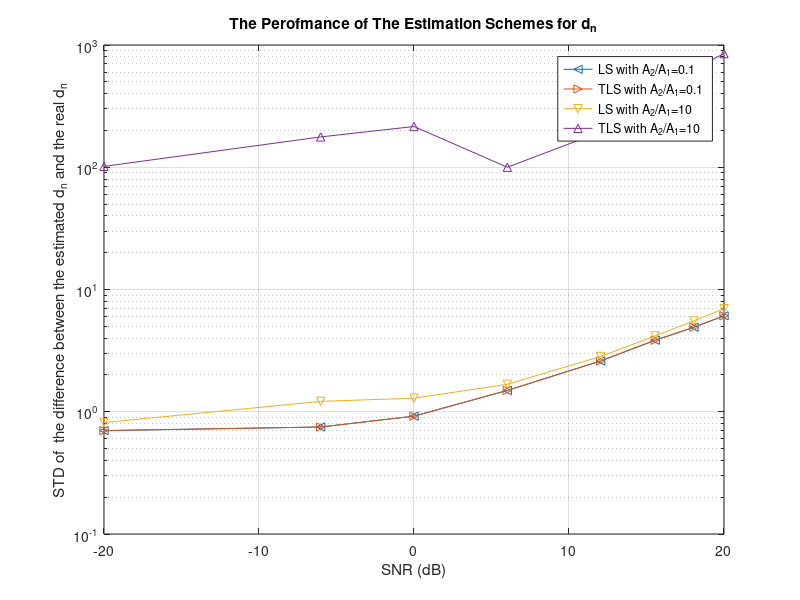
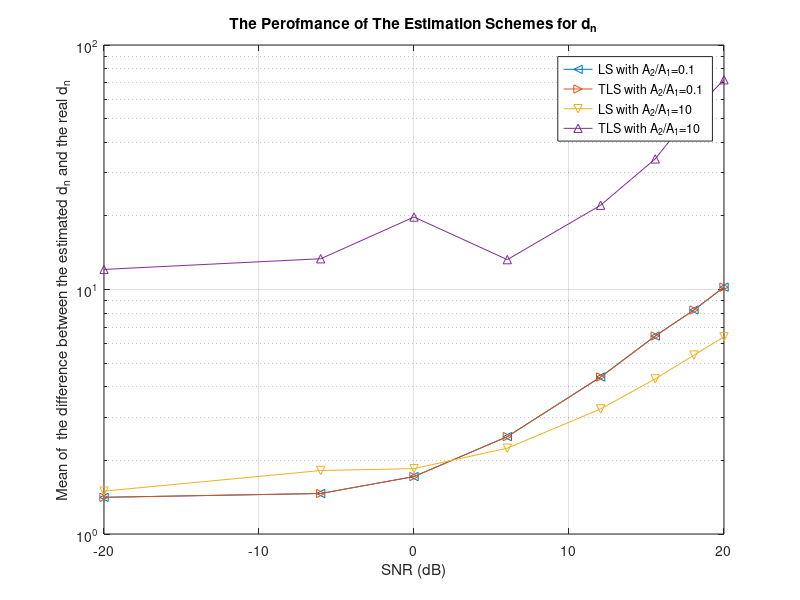
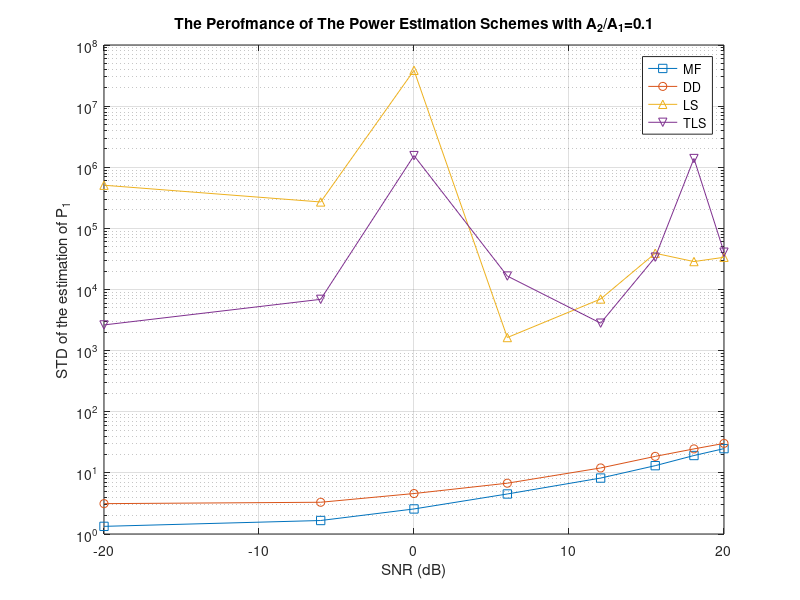
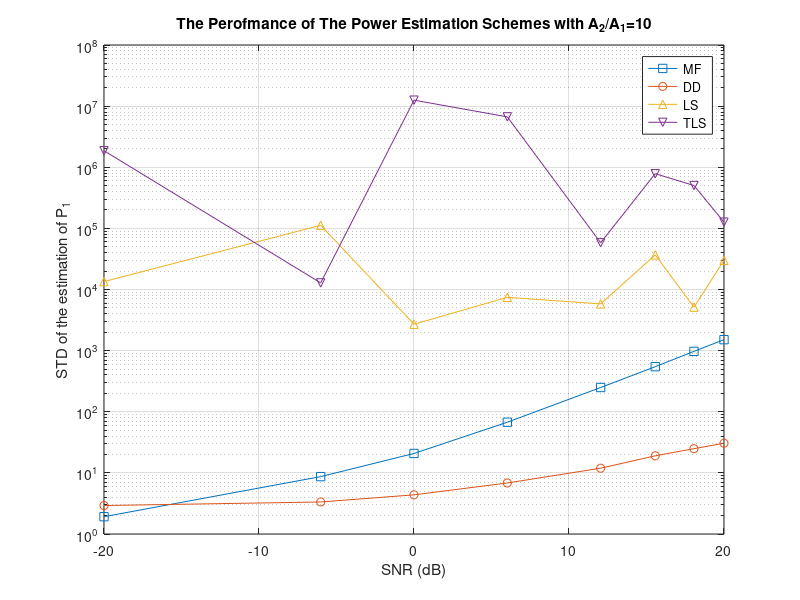

The MATLAB source for these figures, in order:
%-------------------------------------------------------------------
%   
%   One-Shot Blind Decorrelating Detectors for Synchronous CDMA
%
%-------------------------------------------------------------------
%   BDD40.m
%
%   Updated on 05/14/2003 
%       ---- Add the d estimation, power estimation, BER and NFR 
%
%-------------------------------------------------------------------

clear all;
close all;
K = 2;
M=3;

L = 8;

s1 = [+1; -1; +1; -1; +1; -1; +1; -1];
s1 = s1/norm(s1);
s2 = [+1; +1; +1; -1; +1; -1; +1; -1];
s2 = s2/norm(s2);

S = [s1 s2];
Rs=S'*S
Rs_=inv(S'*S);

w_DD  = (Rs_(1,:)*S')';
w_MF  = s1;

%SNR = 2;
SNR = [0.1; 0.5; 1; 2; 4; 6; 8; 10];

% A21 = [0.2; 0.4; 0.6; 0.8; 1; 1.5; 2; 2.5; 3; 3.5; 4];
A21 = [0.1; 1; 10];

P = eye(L)-s1*s1';

TotalTrails = 1000;

for n = 1:length(A21)
    for m = 1:length(SNR)
    
        BER_LS(m,n) = 0;
        BER_TLS(m,n) = 0;
        BER_DD(m,n) = 0;
        BER_MF(m,n) = 0;

        P_DD_Mean(m,n)=0;
        P_MF_Mean(m,n)=0;
        P_LS_Mean(m,n)=0;
        P_TLS_Mean(m,n)=0;
        
        P_DD_Std(m,n)=0;
        P_MF_Std(m,n)=0;
        P_LS_Std(m,n)=0;
        P_TLS_Std(m,n)=0;

        a = [ 1; A21(n,1)]*SNR(m,1);
        A = diag(a);
        
        sigma = 1;

        trial = 0;
        
        while trial <= TotalTrails

            b = (rand(K,1)>0.5)*2 -1;
            r = S*A*b + sigma*randn(L,1);
            
            B1 = [ [1/A(1,1);0] ( (rand(2,2) > 0.5)*2 -1 ) ];
            B2 = [ [1/A(1,1);0] ( (rand(2,2) > 0.5)*2 -1 ) ];
            
            d1 = pinv(B1)*b;
            d2 = pinv(B2)*b;

            if ( abs( d1(2,1)*B1(1,2)-d2(2,1)*B2(1,2) ) < 0.01 )
                continue
            else
                trial = trial + 1;
            end

            % S_B1 = S*A*B1;
            % S_B2 = S*A*B2;
            
            S_B1 = S*A*B1 + [zeros(L,1) sigma*randn(L,M-1)];
            S_B2 = S*A*B2 + [zeros(L,1) sigma*randn(L,M-1)];
            
            
            
            d1_LS = ( inv(S_B1'*S_B1)*S_B1' )*r;
            d2_LS = ( inv(S_B2'*S_B2)*S_B2' )*r;
            dd_LS(2*trial-1,1)=norm(d1_LS-d1);
            dd_LS(2*trial,1)=norm(d2_LS-d2);
            
            [Us1, Ss1, Vs1]=svd([P*S_B1(:,2:M) P*r]);
            s_svd1=sort(diag(Ss1));

            d1_TLS(2:M,1) = ( inv( (P*S_B1(:,2:M))'*(P*S_B1(:,2:M)) - (s_svd1(1,1)^2)*eye(M-1) )*(P*S_B1(:,2:M))' )*P*r;
            d1_TLS(1,1) = s1'*( r-S_B1(:,2:M)*d1_TLS(2:M,1) );
            
            [Us2, Ss2, Vs2]=svd([P*S_B2(:,2:M) P*r]);
            s_svd2=sort(diag(Ss2));
            
            d2_TLS(2:M,1) = ( inv( (P*S_B2(:,2:M))'*(P*S_B2(:,2:M)) - (s_svd2(1,1)^2)*eye(M-1) )*(P*S_B2(:,2:M))' )*P*r;
            d2_TLS(1,1) = s1'*( r-S_B2(:,2:M)*d2_TLS(2:M,1) );

            
            dd_TLS(2*trial-1,1) = norm(d1_TLS-d1);            
            dd_TLS(2*trial  ,1) = norm(d2_TLS-d2);            
            
            delta_d_LS  = d2_LS  - d1_LS;
            delta_d_TLS = d2_TLS - d1_TLS;
            
            A1_LS(trial,1)  = abs( delta_d_LS(1,1)/( B1(1,2:M)*d1_LS(2:M,1)-B2(1,2:M)*d2_LS(2:M,1) ) );
            A1_TLS(trial,1) = abs( delta_d_TLS(1,1)/( B1(1,2:M)*d1_TLS(2:M,1)-B2(1,2:M)*d2_TLS(2:M,1) ) );
                
            P1_LS(trial,1)  = A1_LS(trial,1)^2;
            P1_TLS(trial,1) = A1_TLS(trial,1)^2;
                
            b_LS = sign( [1/A1_LS(trial,1) B1(1,2:M)]*d1_LS + [1/A1_LS(trial,1) B2(1,2:M)]*d2_LS );
            b_TLS = sign( [1/A1_TLS(trial,1) B1(1,2:M)]*d1_TLS + [1/A1_TLS(trial,1) B2(1,2:M)]*d2_TLS );
                
            b_DD = w_DD' * r(:,1);
            P_DD(trial,1) = b_DD^2;
            
            b_MF = w_MF' * r(:,1);
            P_MF(trial,1) = b_MF^2;
               
            if ( ( b_LS*b(1,1) ) < 0 )
                BER_LS(m,n) = BER_LS(m,n) + 1;
            end
                
            if ( ( b_TLS*b(1,1) ) < 0 )
                BER_TLS(m,n) = BER_TLS(m,n) + 1;
            end
                
            if ( ( b_DD*b(1,1) ) < 0 )
                BER_DD(m,n) = BER_DD(m,n) + 1;
            end
                
            if ( ( b_MF*b(1,1) ) < 0 )
                BER_MF(m,n) = BER_MF(m,n) + 1;
            end

        end
        
        MEAN_dd_LS(n,m)=mean(dd_LS);
        MEAN_dd_TLS(n,m)=mean(dd_TLS);

        STD_dd_LS(n,m)=std(dd_LS);
        STD_dd_TLS(n,m)=std(dd_TLS);

        P_LS_Mean(m,n) = mean(P1_LS);
        P_TLS_Mean(m,n) = mean(P1_TLS);
        P_DD_Mean(m,n) = mean(P_DD);
        P_MF_Mean(m,n) = mean(P_MF);        
        
        P_LS_Std(m,n) = std(P1_LS);
        P_TLS_Std(m,n) = std(P1_TLS);
        P_DD_Std(m,n) = std(P_DD);
        P_MF_Std(m,n) = std(P_MF);        

    end
end

BER_MF = BER_MF/TotalTrails
BER_DD = BER_DD/TotalTrails
BER_LS = BER_LS/TotalTrails
BER_TLS = BER_TLS/TotalTrails

%%---------------------------------------------------------------------------%%
P1_SNR = SNR.^2;
SNR = log10(SNR).*20;

A2A1 = log10(A21).*20;

%%---------------------------------------------------------------
figure(1)
semilogy(SNR, STD_dd_LS(1,:),'-<', SNR, STD_dd_LS(1,:),'->',SNR, STD_dd_LS(3,:),'-v', SNR, STD_dd_TLS(3,:),'-^')
grid;
title('The Perofmance of The Estimation Schemes for d_n');
xlabel('SNR (dB)');
ylabel('STD of  the difference between the estimated d_n and the real d_n');
legend('LS with A_2/A_1=0.1','TLS with A_2/A_1=0.1','LS with A_2/A_1=10','TLS with A_2/A_1=10');

figure(2)
semilogy(SNR, MEAN_dd_LS(1,:),'-<', SNR, MEAN_dd_LS(1,:),'->',SNR, MEAN_dd_LS(3,:),'-v', SNR, MEAN_dd_TLS(3,:),'-^')
grid;
title('The Perofmance of The Estimation Schemes for d_n');
xlabel('SNR (dB)');
ylabel('Mean of  the difference between the estimated d_n and the real d_n');
legend('LS with A_2/A_1=0.1','TLS with A_2/A_1=0.1','LS with A_2/A_1=10','TLS with A_2/A_1=10');

%%-----------------------------------------------------------------------------
figure(3)
semilogy(SNR, P_MF_Std(:,1),'-s', SNR, P_DD_Std(:,1),'-o',SNR, P_LS_Std(:,1),'-^', SNR, P_TLS_Std(:,1),'-v')
grid;
title('The Perofmance of The Power Estimation Schemes with A_2/A_1=0.1');
xlabel('SNR (dB)');
ylabel('STD of the estimation of P_1');
legend('MF','DD','LS','TLS');

figure(4)
semilogy(SNR, P_MF_Std(:,3),'-s', SNR, P_DD_Std(:,3),'-o',SNR, P_LS_Std(:,3),'-^', SNR, P_TLS_Std(:,3),'-v')
grid;
title('The Perofmance of The Power Estimation Schemes with A_2/A_1=10');
xlabel('SNR (dB)');
ylabel('STD of the estimation of P_1');
legend('MF','DD','LS','TLS');

figure(5)
semilogy(SNR, P_MF_Mean(:,1),'-s', SNR, P_DD_Mean(:,1),'-o',SNR, P_LS_Mean(:,1),'-^', SNR, P_TLS_Mean(:,1),'-v')
grid;
title('The Perofmance of The Power Estimation Schemes with A_2/A_1=0.1');
xlabel('SNR (dB)');
ylabel('Mean of the estimation of P_1');
legend('MF','DD','LS','TLS');

figure(6)
semilogy(SNR, P_MF_Mean(:,3),'-s', SNR, P_DD_Mean(:,3),'-o',SNR, P_LS_Mean(:,3),'-^', SNR, P_TLS_Mean(:,3),'-v')
grid;
title('The Perofmance of The Power Estimation Schemes with A_2/A_1=10');
xlabel('SNR (dB)');
ylabel('Mean of the estimation of P_1');
legend('MF','DD','LS','TLS');

%%------------------------------------------------------------------------------------

figure(7)
semilogy(SNR, BER_MF(:,1),'-*',SNR, BER_MF(:,2),'-+',SNR, BER_MF(:,3),'-x', SNR, BER_DD(:,3),'-o', SNR, BER_LS(:,1),'-d', SNR, BER_LS(:,2),'-p', SNR, BER_LS(:,3),'-h')
ylim([1.0/TotalTrails 0.55])
xlim([min(SNR) max(SNR)])
grid;
title('BER of Different Multiuser Detection Algorithms');
xlabel('SNR (dB)');
ylabel('Bit-Error-Rate BER');
legend('MF with A_2/A_1=0.1','MF with A_2/A_1=1','MF with A_2/A_1=2','Decorr. Detector','LS with A_2/A_1=0.1','LS with A_2/A_1=1','LS with A_2/A_1=2');

figure(8)
semilogy(SNR, BER_MF(:,1),'-*',SNR, BER_MF(:,2),'-+',SNR, BER_MF(:,3),'-x', SNR, BER_DD(:,3),'-o', SNR, BER_TLS(:,1),'-d', SNR, BER_TLS(:,2),'-p', SNR, BER_TLS(:,3),'-h')
ylim([1.0/TotalTrails 0.55])
xlim([min(SNR) max(SNR)])
grid;
title('BER of Different Multiuser Detection Algorithms');
xlabel('SNR (dB)');
ylabel('Bit-Error-Rate BER');
legend('MF with A_2/A_1=0.1','MF with A_2/A_1=1','MF with A_2/A_1=2','Decorr. Detector','TLS with A_2/A_1=0.1','TLS with A_2/A_1=1','TLS with A_2/A_1=2');

%%------------------------------------------------------------------------------------------
figure(9)
semilogy(A2A1, BER_MF(1,:),'-*', A2A1, BER_DD(1,:),'-o', A2A1, BER_LS(1,:),'-^', A2A1, BER_TLS(1,:),'-v')
grid;
title('Near-Far Resistance Performance of Different Detectors');
xlabel('Near-Far Resistance A_2/A_1(dB)');
ylabel('Bit-Error-Rate (BER)');
legend('MF','DD','LS','TLS');